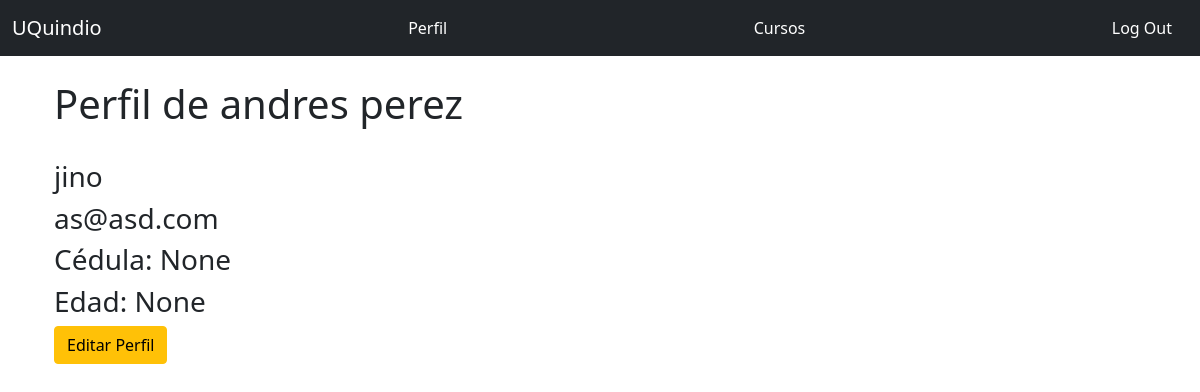
The app's page /teacher/user/jino (signed in), older data.
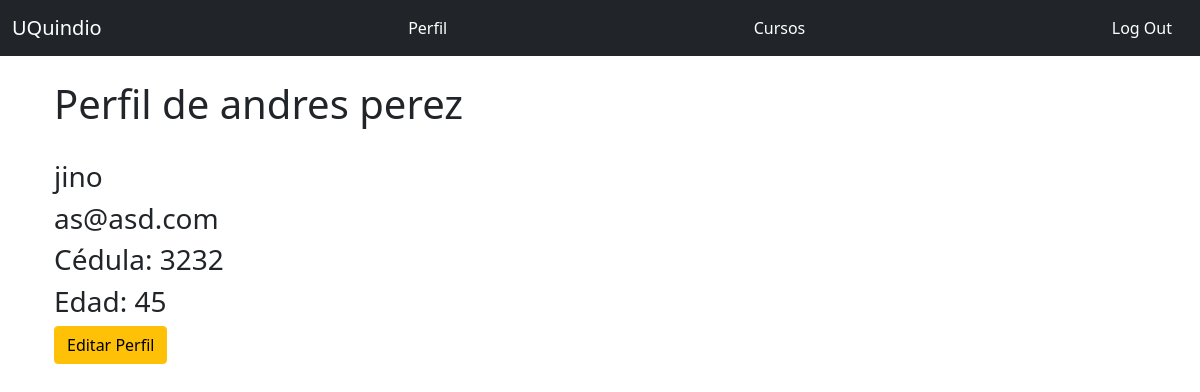
The same page, newer data.
### app.py (models this page shows, shortened)
class Teacher(UserMixin, db.Model):
    __tablename__ = 'teachers'
    id = db.Column(db.Integer, primary_key = True)
    email = db.Column(db.String(64), unique=True, index=True)
    username = db.Column(db.String(64), unique=True, index=True)
    name = db.Column(db.String(64))
    last_name = db.Column(db.String(64))
    cc = db.Column(db.Integer, unique=True, index=True)
    age = db.Column(db.Integer)
    genre = db.Column(db.CHAR)
    password_hash = db.Column(db.String(128))
    role_id = db.Column(db.Integer, db.ForeignKey('roles.id'))
    course_list = db.relationship("Course",uselist=True, backref="teacher",lazy="subquery")
    @property
    def password(self):
        raise AttributeError('password no es un atributo legible')

### app.py (the view)
@app.route('/teacher/user/<username>')
@login_required
@require_role(role="Teacher")
def user_teacher(username):
    user = Teacher.query.filter_by(username=username).first_or_404()
    return render_template('user.html', user=user)

### app.py (called while the page is built)
def require_role(role):
    def decorator(func):
        @wraps(func)
        def wrapped_function(*args, **kwargs):
            if not session['account_type'] == role:
                return redirect("/404")
            else:
                return func(*args, **kwargs)
        return wrapped_function
    return decorator

@login_manager.user_loader
def load_user(user_id):
    if session['account_type'] == 'Student':
        return User.query.get(int(user_id))
    elif session['account_type'] == 'Teacher':
        return Teacher.query.get(int(user_id))
    elif session['account_type'] == 'Admin':
        return Admin.query.get(int(user_id))
    else:
      return None

### templates/user.html
{% extends "base.html" %}
{% block page_content %}
<div class="page-header">
    <h1>Perfil de {{ user.name }} {{ user.last_name }}
</div>
<br/>
<h3>{{ user.username }}</h3>
<h3>{{ user.email }}</h3>
<h3>Cédula: {{ user.cc }}</h3>
<h3>Edad: {{ user.age }}</h3>
{% if user == current_user %}
<a class="btn btn-warning" href="{{ url_for('edit_profile') }}">
 Editar Perfil
</a>
{% endif %}
{% endblock %}

Row changes from the older to the newer data that the page shows:
changed Teacher "andres": cc "None" → "3232"; age "None" → "45"
